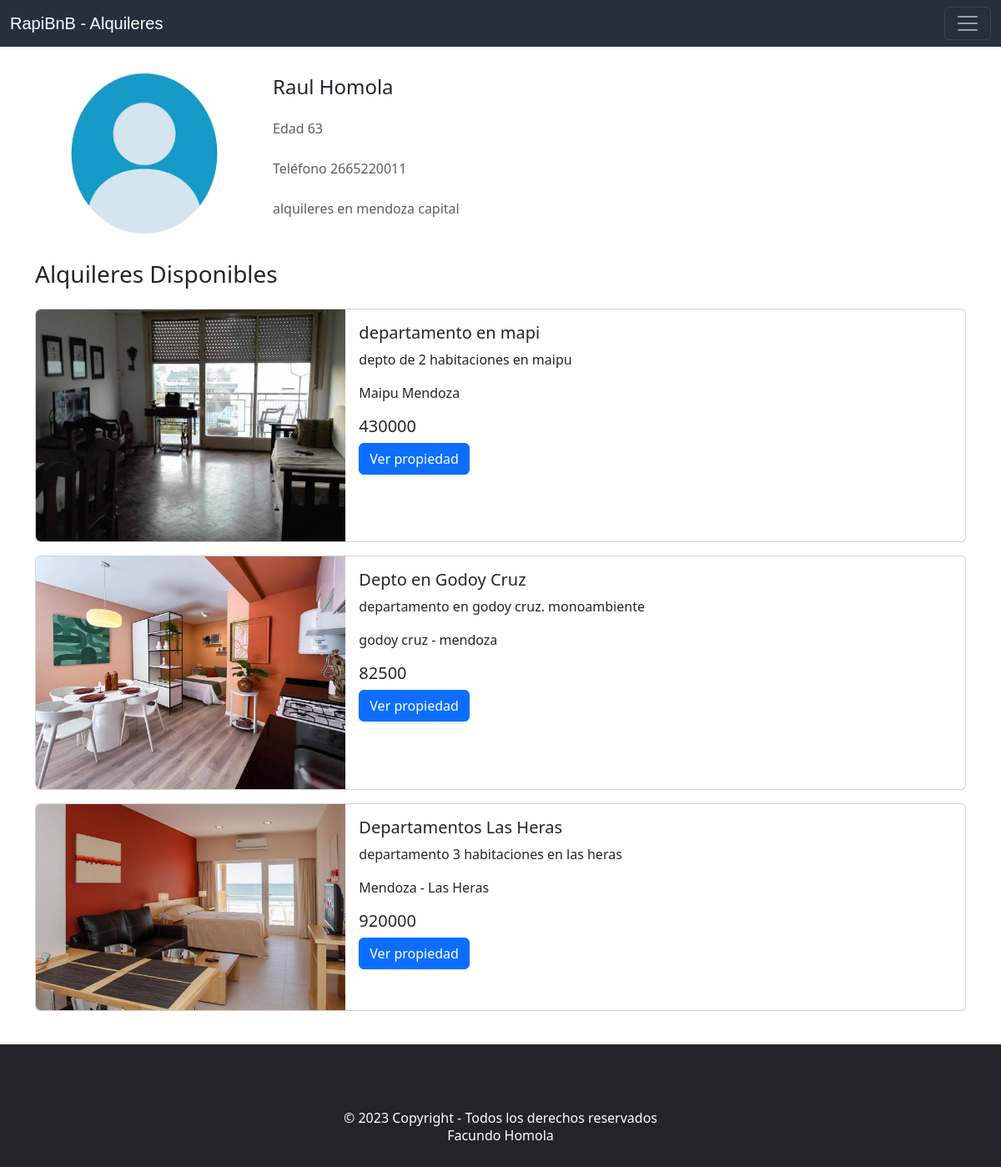
Screenshot of /duenio.php?duenio=raul1960 with the database file from the repository.
### tables this page shows
CREATE TABLE `usuarios` (
  `id_user` int(11) NOT NULL,
  `nombre` varchar(250) NOT NULL,
  `edad` int(11) NOT NULL,
  `telefono` varchar(50) NOT NULL,
  `descripcion` text NOT NULL,
  `imagen` varchar(250) NOT NULL,
  `user` varchar(250) NOT NULL,
  `pass` varchar(250) NOT NULL
);

CREATE TABLE `alquileres` (
  `id` int(11) NOT NULL,
  `titulo` varchar(250) NOT NULL,
  `descripcion` text NOT NULL,
  `ubicacion` varchar(250) NOT NULL,
  `servicios` varchar(250) NOT NULL,
  `costo` int(11) NOT NULL,
  `tminimo` date NOT NULL,
  `tmaximo` date NOT NULL,
  `cupo` int(11) NOT NULL,
  `id_user` int(11) NOT NULL,
  `estado_alquiler` int(11) NOT NULL
);

CREATE TABLE `fotos` (
  `id_foto` int(11) NOT NULL,
  `nombre` varchar(250) NOT NULL,
  `id_alquiler` int(11) NOT NULL
);

### duenio.php (the view, shortened to what this page needs)
<!DOCTYPE html>
<html lang="en">
<head>
    <link href="css/bootstrap.min.css" rel="stylesheet">
    <link href="css/style.css" rel="stylesheet">
</head>
<body>
<?php
    require('includes/header.php');
?>
<?php
$name_user = $_GET['duenio'];
$sql = "SELECT * FROM usuarios WHERE user='$name_user'";
$result=mysqli_query($conexion,$sql);
$usuario=mysqli_fetch_array($result);
$id_user = $usuario['id_user'];
$nombre = $usuario['nombre'];
$edad = $usuario['edad'];
$telefono = $usuario['telefono'];
$descripcion = $usuario['descripcion'];
$imagen = $usuario['imagen'];
?>
<div class="container-lg">
    <div class="row min-vh-95 mt-2 mb-2 align-items-center align-content-center">
        <div class="col-md-3">
            <div class="text-center">
              <img src="files/<?php echo $name_user."/".$imagen;?>" class="rounded-circule mw-50" alt="imagen perfil" style="border-radius: 30%;" height="240px">
            </div>
        </div>
        <div class="col-md-9 mt-md-0">
            <div class="home-text">
              <h2 class="fs-4">
                <?php
                    echo $nombre;
                ?>
              </h2>
              <p class="mt-4 text-muted">
                Edad
                <?php echo $edad; ?>
              </p>
              <p class="mt-4 text-muted">
                Teléfono
                <?php echo $telefono; ?>
              </p>
              <p class="mt-4 text-muted">
                <?php
                    echo $descripcion;
                ?>
              </p>
            </div>
        </div>
    </div>
    <div class="row">
        <div class="col-12">
            <h3 class="mb-4 fs-3 font-weight-bold">Alquileres Disponibles</h3>
        </div>
    </div>
    <?php
        $sql_alquiler = "SELECT * FROM alquileres WHERE id_user = '$id_user'";
        $result_alquiler = mysqli_query($conexion, $sql_alquiler);
        while ($mostrar_alquiler = mysqli_fetch_array($result_alquiler)) {
        $id_alquiler = $mostrar_alquiler['id'];
    ?>
        <div class="row">
            <div class="col-12 col-lg-12 col-md-12 col-sm-12">
                <div class="card mb-3" style="max-width: 100%;">
                    <div class="row g-0">
                        <div class="col-md-4">
                            <?php
                                $sql_foto = "SELECT * FROM fotos WHERE id_alquiler = '$id_alquiler'";
                                $result_foto = mysqli_query($conexion, $sql_foto);
                                $mostrar_foto = mysqli_fetch_array(($result_foto));
                                $img = $mostrar_foto['nombre'];
                                $ruta = "files/" . $name_user . "/" . $id_alquiler . "/" . $img;
                            ?>
                            <img src=" <?php echo $ruta; ?>" class="img-fluid rounded-start" alt="">
                        </div>
                        <div class="m-3 col-md-4">
                            <h5 class="card-title"> <?php echo $mostrar_alquiler['titulo']; ?> </h5>
                            <p class="card-text"> <?php echo $mostrar_alquiler['descripcion']; ?> </p>
                            <p class="card-text"> <?php echo $mostrar_alquiler['ubicacion']; ?> </p>
                            <h5 class="card-title"> <?php echo $mostrar_alquiler['costo']; ?> </h5>
                            <a href="propiedad.php?idalquiler=<?php echo $id_alquiler; ?>" class="btn btn-primary">Ver propiedad</a>
                        </div>
                    </div>
                </div>
            </div>
        </div>
    <?php
        }
    ?>
</div>
<?php
    require('includes/footer.php');
?>
</body>
</html>

### css/style.css (style rules this page uses)
* { margin: 0; padding: 0; box-sizing: border-box; }

### rows the page displays
usuarios: imagen (picture), nombre "Raul Homola", edad "63", telefono "2665220011", descripcion "alquileres en mendoza capital"
alquileres: id.nombre (picture), titulo "departamento en mapi", descripcion "depto de 2 habitaciones en maipu", ubicacion "Maipu Mendoza", costo "430000"
alquileres: id.nombre (picture), titulo "Depto en Godoy Cruz", descripcion "departamento en godoy cruz. monoambiente", ubicacion "godoy cruz - mendoza", costo "82500"
alquileres: id.nombre (picture), titulo "Departamentos Las Heras", descripcion "departamento 3 habitaciones en las heras", ubicacion "Mendoza - Las Heras", costo "920000"
